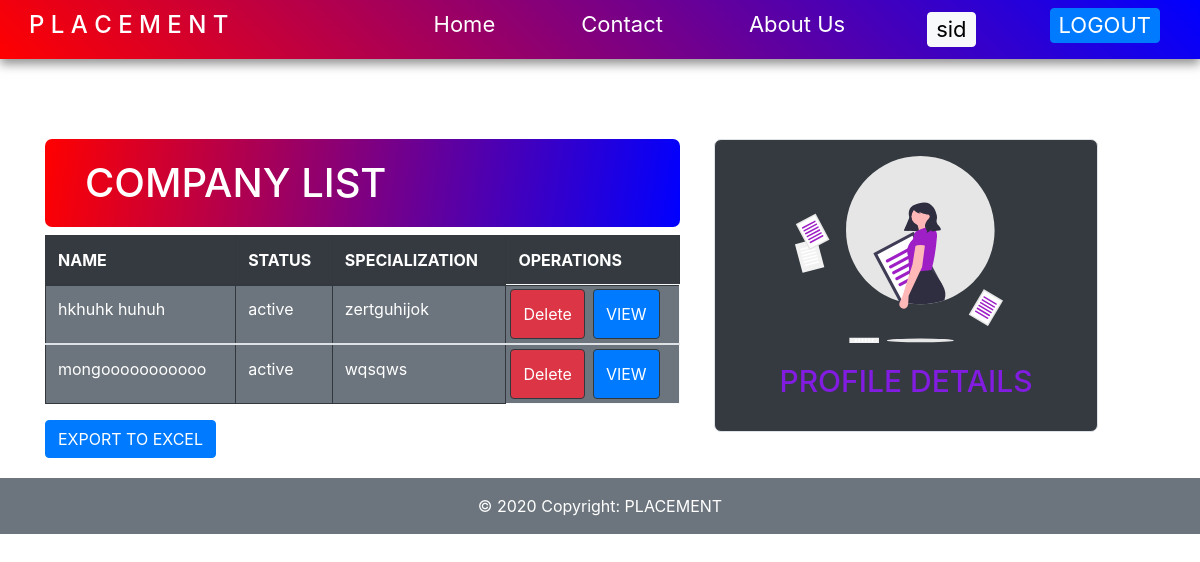
/placement/admin_company.php (signed in), run on the app's committed database.
### tables this page shows
CREATE TABLE `company` (
  `id` int(11) NOT NULL,
  `username` varchar(100) NOT NULL,
  `pass` varchar(100) NOT NULL,
  `name` varchar(100) NOT NULL,
  `email` varchar(100) NOT NULL,
  `specialization` varchar(100) NOT NULL,
  `description` varchar(100) NOT NULL,
  `address` varchar(100) NOT NULL,
  `usertype` varchar(100) NOT NULL,
  `state` enum('active','inactive') NOT NULL,
  `website` varchar(100) NOT NULL
);

### placement/admin_company.php (the view, shortened to what this page needs)
<?php
include ('includes/db.php');
$c = "select * from company";
$c_result = mysqli_query($con, $c);
?>
<!DOCTYPE html>
<html lang="en">
<head>
    <link rel="stylesheet" href="styles/style.css">
    <link rel="stylesheet" href="css/bootstrap.min.css">
    <link rel="stylesheet" href="https://maxcdn.bootstrapcdn.com/bootstrap/4.0.0/css/bootstrap.min.css">
    <link href="https://stackpath.bootstrapcdn.com/font-awesome/4.7.0/css/font-awesome.min.css" rel="stylesheet" >
</head>
<body>
    <nav class="navbar navbar-expand-lg " id="navbar-id">
  <h4 class="ml-3">P L A C E M E N T</h4>
  <div class="collapse navbar-collapse" id="nav-collapse">
    <ul class="navbar-nav ml-auto">
      <li class="nav-item active">
        <a class="nav-link active" href="index.php">Home </a>
      </li>
      <li class="nav-item">
        <a class="nav-link" href="contact.php">Contact</a>
      </li>
      <li class="nav-item">
        <a class="nav-link " href="about.php" >About Us</a></li>
        <li><a class="nav-link btn btn-light m-1" style="color:black;" href="admin.php">sid </a>
      </li>
      <li> <a class="nav-link btn btn-primary" href="logout.php"> LOGOUT </a></li>
    </ul>
  </div>
</nav>
        <section id="content">
        <div class="container  ">
        <div class="row">
        <div class="col-12 col-md-6  col-lg-7 left-side tex-center  ">
<h1 class="bt-login">COMPANY LIST</h1>
        <table class="table   table-dark mr-1 mt-1 table-bordered table-responsive-sm table-responsive-md table-responsive-lg "  style=" border-radius:9px;">
<tr>
    <thead  class="thead bg-dark ">
    <th scope="col">NAME</th>
    <th scope="col" >STATUS</th>
    <th scope="col">SPECIALIZATION</th>
    <th colspan="2">OPERATIONS</th>
    </thead>
</tr>
<?php
while($row = mysqli_fetch_array($c_result))
{
?>
<tbody>
<tr class="bg-secondary border border-light">
<td scope="row"><?php echo $row['name'];?></td>
<td scope="row" class="bg-secondary"><?php echo $row['state']?></td>
<td scope="row"> <?php echo $row['specialization']?></td>
<td scope="row" class="btn btn-danger m-1" ><a href="delete_com.php?id=<?php echo $row['id']?>" style="color:white;" >Delete</a></td>
<td scope="row"  class="btn btn-primary m-1" ><a href="?id=<?php echo $row['id']?>" style="color:white;">VIEW</a></td>
</tr>
<?php
}
?>
</tbody>
</table>
<a class="btn btn-primary" href="excel_admin_c.php?export=true">EXPORT TO EXCEL</a>
        </div>
<br>
        <div class=" col-12 col-md-6 col-lg-5 right-side">
<div class="card bg-dark border ml-1" style="width: 24rem; border-radius:7px;">
            <img src="images/company_img.svg" class="card-img-top  mt-3 " style="width:13rem;margin-left:5rem;" alt="Profile PIC">
            <div class="card-body " style="border-radius:7px">
            <h5 class="card-title text-center " style="color: rgb(129, 28, 224); font-size:30px;">PROFILE DETAILS</h5>
        </div>
        </div>
        </div>
        </div>
        </div>
<footer class="page-footer font-small footer btn-secondary">
  <div class="footer-copyright text-center py-3">
    © 2020 Copyright: PLACEMENT
  </div>
</footer>
</body>
</html>

### placement/styles/style.css (style rules this page uses)
* { -webkit-box-sizing: border-box; box-sizing: border-box; margin: 0px; padding: 0px; }
body { font-family: 'Lucida Sans', 'Lucida Sans Regular', 'Lucida Grande', 'Lucida Sans Unicode', Geneva, Verdana, sans-serif; }
.navbar { background-image: linear-gradient(45deg, red, blue); -webkit-box-shadow: 0px 5px 10px rgba(112, 112, 112, 0.781); box-shadow: 0px 5px 10px rgba(112, 112, 112, 0.781); padding: 5px !important; }
h4 { color: white; padding: 6px 8px; }
.navbar-nav li { padding: 0px 35px; }
.navbar-nav li a { color: white; font-size: 22px; padding: 0px 10px; float: right; }
.bt-login { color: white; margin-top: 20px !important; padding: 20px 40px; border-radius: 7px !important; cursor: pointer; background-image: linear-gradient(98deg, red, blue); }
#content { width: 100%; }
.container { padding: 20px; width: 100%; margin-top: 40px; }
.left-side { width: 80% !important; -webkit-column-gap: 20px; column-gap: 20px; }
.right-side { width: 100% !important; padding: 20px 20px; -webkit-column-gap: 20px; column-gap: 20px; }
.footer { background-color: 48; }

### placement/admin_company.php (style rules this page uses)
h4 { color:white }

### data on the page
company: name "hkhuhk huhuh", state "active", specialization "zertguhijok"
company: name "mongooooooooooo", state "active", specialization "wqsqws"
